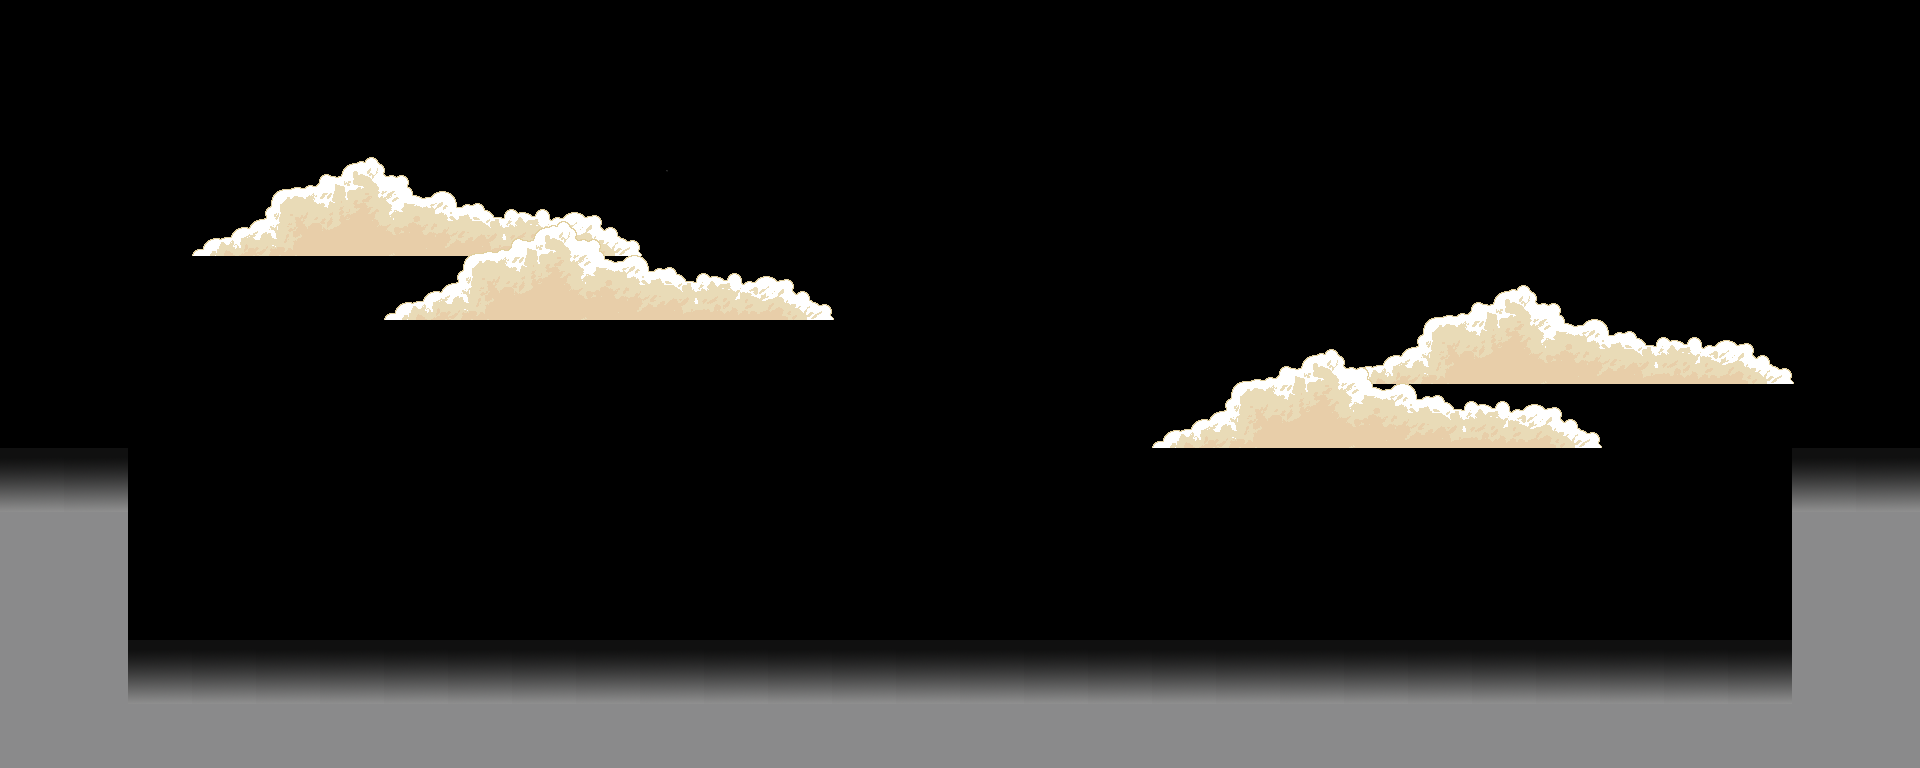

A level layout from a 2D game, rendered from its tile map. Below: a short description, then the map file with its tile-grid data intact:
An orthogonal 30x12 tile map with 64x64 px tiles, 2 tile layers (Background, Platforms).

<map version="1.2" tiledversion="1.3.3" orientation="orthogonal" renderorder="right-down" width="30" height="12" tilewidth="64" tileheight="64" infinite="0" nextlayerid="7" nextobjectid="1">
 <tileset firstgid="1" source="my_tiles.tsx" />
 <layer id="6" name="Background" width="30" height="12">
  <data encoding="csv">
0,0,0,0,0,0,0,0,0,0,0,0,0,0,0,0,0,0,0,0,0,0,0,0,0,0,0,0,0,0,
0,0,0,0,0,0,0,0,0,0,0,0,0,0,0,0,0,0,0,0,0,0,0,0,0,0,0,0,0,0,
0,0,0,0,0,0,0,0,0,0,0,0,0,0,0,0,0,0,0,0,0,0,0,0,0,0,0,0,0,0,
0,0,0,0,0,0,0,0,0,0,0,0,0,0,0,0,0,0,0,0,0,0,0,0,0,0,0,0,0,0,
0,0,0,0,0,0,0,0,0,0,0,0,0,0,0,0,0,0,0,0,0,0,0,0,0,0,0,0,0,0,
0,0,0,0,0,0,0,0,0,0,0,0,0,0,0,0,0,0,0,0,0,0,0,0,0,0,0,0,0,0,
0,0,0,0,0,0,0,0,0,0,0,0,0,0,0,0,0,0,0,0,0,0,0,0,0,0,0,0,0,0,
6,0,0,0,0,0,0,0,0,0,0,0,0,0,0,0,0,0,0,0,0,0,0,0,6,0,0,0,0,0,
0,0,0,0,0,0,0,0,0,0,0,0,0,0,0,0,0,0,0,0,0,0,0,0,0,0,0,0,0,0,
0,0,0,0,0,0,0,0,0,0,0,0,0,0,0,0,0,0,0,0,0,0,0,0,0,0,0,0,0,0,
0,0,0,0,0,0,0,0,0,0,0,0,0,0,0,0,0,0,0,0,0,0,0,0,0,0,0,0,0,0,
0,0,0,0,0,0,0,0,0,0,0,0,0,0,0,0,0,0,0,0,0,0,0,0,0,0,0,0,0,0
</data>
 </layer>
 <layer id="1" name="Platforms" width="30" height="12">
  <data encoding="csv">
0,0,0,0,0,0,0,0,0,0,0,0,0,0,0,0,0,0,0,0,0,0,0,0,0,0,0,0,0,0,
0,0,0,0,0,0,0,0,0,0,0,0,0,0,0,0,0,0,0,0,0,0,0,0,0,0,0,0,0,0,
0,0,0,0,0,0,0,0,0,0,0,0,0,0,0,0,0,0,0,0,0,0,0,0,0,0,0,0,0,0,
0,0,0,5,0,0,0,0,0,0,0,0,0,0,0,0,0,0,0,0,0,0,0,0,0,0,0,0,0,0,
0,0,0,0,0,0,5,0,0,0,0,0,0,0,0,0,0,0,0,0,0,0,0,0,0,0,0,0,0,0,
0,0,0,0,0,0,0,0,0,0,0,0,0,0,0,0,0,0,0,0,0,5,0,0,0,0,0,0,0,0,
0,0,0,0,0,0,0,0,0,0,0,0,0,0,0,0,0,0,5,0,0,0,0,0,0,0,0,0,0,0,
7,7,0,0,0,0,0,0,0,0,0,0,0,0,0,0,0,0,0,0,0,0,0,0,0,0,0,0,7,7,
8,8,0,0,0,0,0,0,0,0,0,0,0,0,0,0,0,0,0,0,0,0,0,0,0,0,0,0,8,8,
8,8,0,0,0,0,0,0,0,0,0,0,0,0,0,0,0,0,0,0,0,0,0,0,0,0,0,0,8,8,
8,8,7,7,7,7,7,7,7,7,7,7,7,7,7,7,7,7,7,7,7,7,7,7,7,7,7,7,8,8,
8,8,8,8,8,8,8,8,8,8,8,8,8,8,8,8,8,8,8,8,8,8,8,8,8,8,8,8,8,8
</data>
 </layer>
</map>
